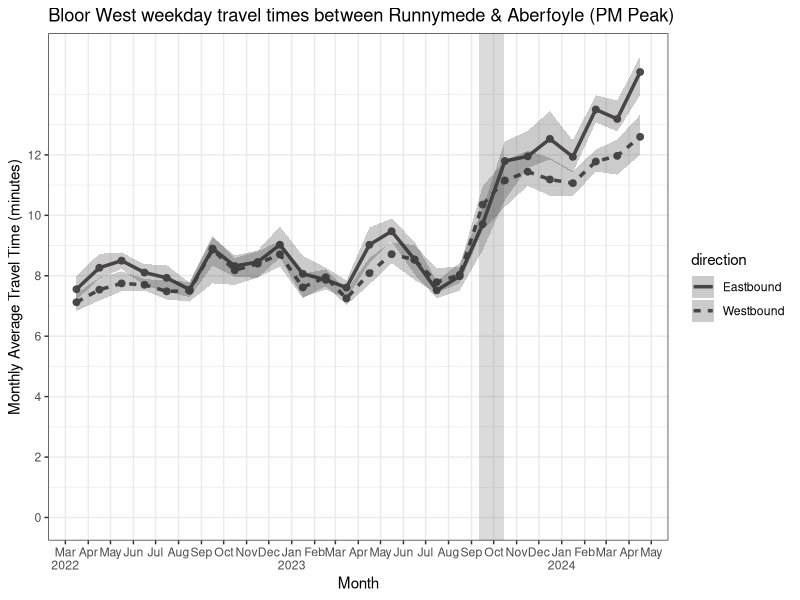
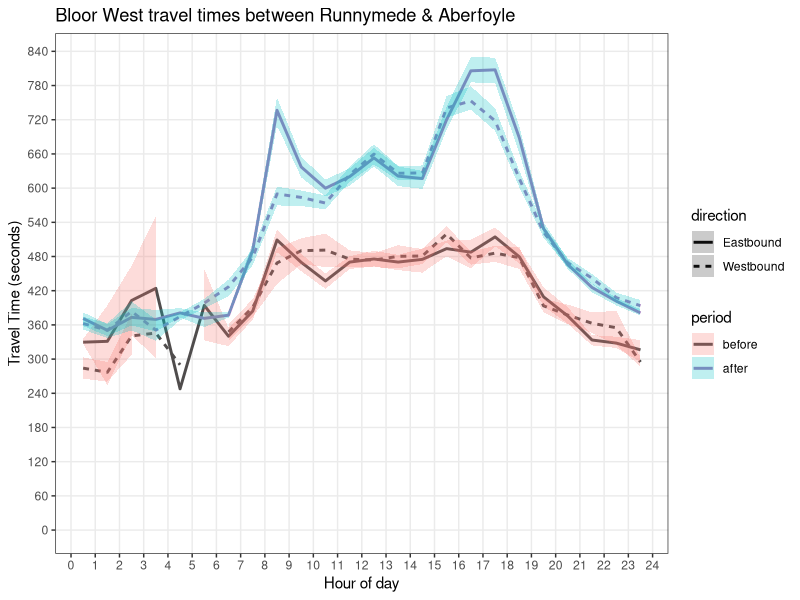

Source code (R) for these figures, in order:
# testing MoE's

library('tidyverse')

setwd('C:\\Users\\nwessel\\Documents\\GitHub\\tt_app\\analysis')

purple = '#9e7cbd'
grey = '#4f4c4c'

# plot by month for busiest weekday period
read_csv('results-monthly.csv') %>%
    group_by( dateRange, direction) %>%
    mutate(ttt = mean_travel_time_minutes) %>%
    extract(
        dateRange,
        into=c('fromDate'),
        regex='From ([0-9]{4}-[0-9]{2}-[0-9]{2})'
    ) %>%
    mutate( fromDate= ymd(fromDate) + days(15) ) %>%
    ggplot( aes( x=fromDate, y=ttt, lty=direction ) ) +
        geom_line( size = 1.2, color=grey ) +
        geom_point( color=grey, size=2 ) +
        geom_ribbon(
            aes(ymin = moe_lower_p95/60, ymax = moe_upper_p95/60),
            alpha=0.25
        ) +
        annotate( # approximate dates of installation start and end
            'rect',
            xmin=ymd('2023-09-11'),
            xmax=ymd('2023-10-15'),
            ymin=-Inf,
            ymax=Inf,
            fill=grey,
            alpha=0.2
        ) +
        scale_y_continuous(
            breaks = c(0,2,4,6,8,10,12),
            limits = c(0, NA)
        ) +
        scale_x_date(
            breaks = '1 month',
            minor_breaks = '1 month',
            labels = scales::label_date_short()
        ) +
        labs( title = 'Bloor West weekday travel times between Runnymede & Aberfoyle (PM Peak)' ) + 
        ylab( 'Monthly Average Travel Time (minutes)' ) +
        xlab( 'Month' ) +
        theme_bw()


# plot by time of day, pre- and post-install
read_csv('results-ToD.csv') %>%
    extract(
        timeRange,
        into=c('hour'),
        regex='From ([0-9]+):00'
    ) %>%
    mutate(
        hour = as.numeric(hour),
        period = factor(case_match(
            dateRange,
            'From 2022-11-01 to 2023-04-01' ~ 'before',
            'From 2023-11-01 to 2024-04-01' ~ 'after'
        ), levels=c('before','after')),
    ) %>%
    ggplot( aes( x=0.5+hour, y=mean_travel_time_seconds, lty=direction ) ) +
    geom_line( aes(color=period,), size = 1 ) +
    geom_ribbon(
        aes(ymin = moe_lower_p95, ymax = moe_upper_p95, fill=period),
        alpha=0.25
    ) +
    scale_color_manual(values=c('before'=grey,'after'=purple)) +
    labs( title = 'Bloor West travel times between Runnymede & Aberfoyle' ) + 
    ylab( 'Travel Time (seconds)' ) +
    xlab( 'Hour of day' ) + 
    scale_y_continuous(
        breaks = 60 * seq(0,14,1),
        minor_breaks = NULL,
        limits = c(0, NA)
    ) +
    scale_x_continuous(
        breaks = seq(0,24),
        minor_breaks = c(),
    ) +
    theme_bw()
